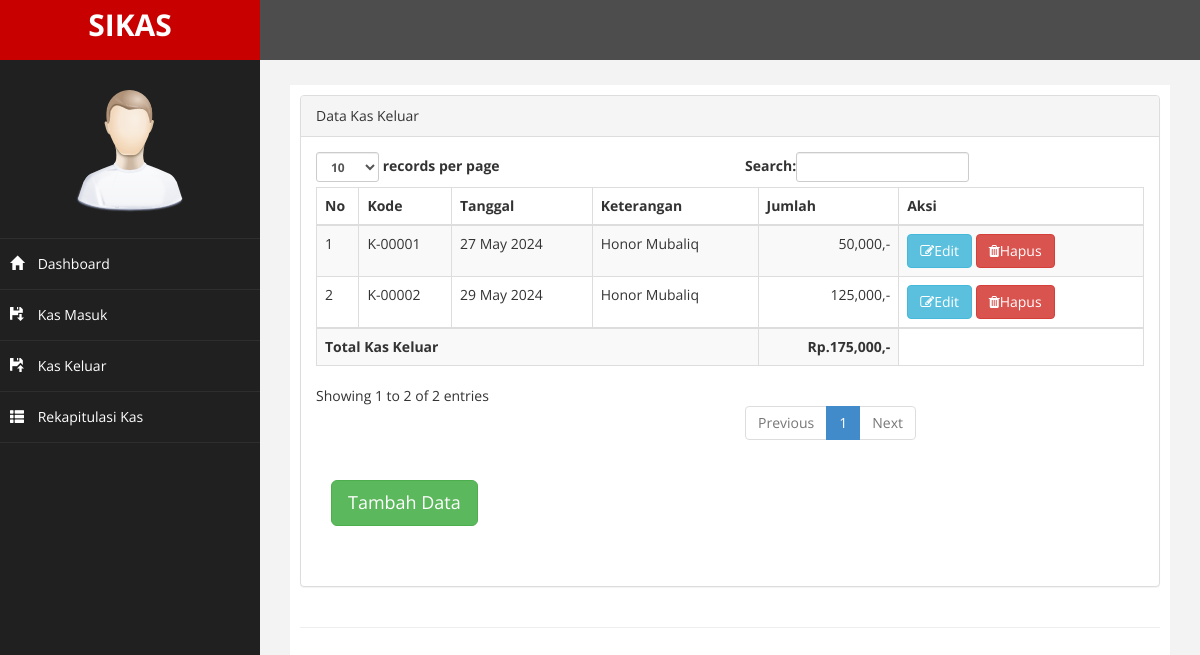
Page /index.php/keluar on the committed database.
### tables this page shows
CREATE TABLE `transaksi` (
  `kode` varchar(7) NOT NULL,
  `keterangan` varchar(30) NOT NULL,
  `tgl` date NOT NULL,
  `jumlah` int(10) NOT NULL,
  `jenis` varchar(20) NOT NULL,
  `keluar` int(20) NOT NULL
);

### application/controllers/Keluar.php (called while the page is built, shortened)
<?php
class Keluar extends CI_Controller {
	public function __construct()
	{
		$this->load->model('Keluar_m','Keluar');
	}
	public function index()
	{
		$query = $this->Keluar->get();
		$data = array(
			'header' => 'Data Kas Keluar',
			'no'	 => 1,
			'total'  => 0,
		);
		$data['keluar'] = $query->result();
		$this->load->view('_header', $data);
		$this->load->view('keluar', $data);
		$this->load->view('_footer');
	}
}

### index.php (called while the page is built, shortened)
<?php
require_once BASEPATH.'core/CodeIgniter.php';

### application/models/Keluar_m.php (called while the page is built, shortened)
<?php
class Keluar_m extends CI_Model
{
	public function get($id = 'Keluar')
	{
		$this->db->select('*');
		$this->db->from('transaksi');
		$this->db->where('jenis',$id);
		$query = $this->db->get();
		return $query;
	}
}
 ?>

### application/views/keluar.php (the view, shortened to what this page needs)
<div class="row">
                <div class="col-md-12">
                    <div class="panel panel-default">
                        <div class="panel-heading">
                             <?= $header; ?>
                        </div>
                        <div class="panel-body">
                            <div class="table-responsive">
                                <table class="table table-striped table-bordered table-hover" id="dataTables-example">
                                    <thead>
                                        <tr>
                                            <th>No</th>
                                            <th>Kode</th>
                                            <th>Tanggal</th>
                                            <th>Keterangan</th>
                                            <th>Jumlah</th>
                                            <th>Aksi</th>
                                        </tr>
                                    </thead>
                                    <tbody>
                                    	<?php
                                    	foreach ($keluar as $m => $row) {
                                    	 ?>
                                        <tr class="odd gradeX">
                                        	<td><?= $no++; ?></td>
                                            <td><?= $row->kode; ?></td>
            								<td><?= date('d F Y', strtotime($row->tgl)); ?></td>
            								<td><?= $row->keterangan; ?></td>
            								<td align="right"><?= number_format($row->keluar).",-"; ?></td>
            								<td>
            									<a id="edit_data" data-toggle="modal" data-target="#edit" data-kode="<?= $row->kode; ?>" data-ket="<?= $row->keterangan; ?>" data-tgl="<?= $row->tgl; ?>" data-jml="<?= $row->keluar; ?>" href="#" class="btn btn-info"><i class="fa fa-edit"></i>Edit</a>
            									<a onclick="return confirm('Yakin Akan Menghapus Data Ini ??')" href="<?= site_url('keluar/del/'.$row->kode); ?>" class="btn btn-danger"><i class="fa fa-trash"></i>Hapus</a>
            								</td>
                                        </tr>
                                        <?php
                                        $total = $total+$row->keluar;
                                    	}
                                    	 ?>
                                    </tbody>
	                                    <tr>
	                                    	<td colspan="4"><strong>Total Kas Keluar</strong></td>
	                                    	<td align="right"><strong><?= "Rp." .  number_format($total).",-"; ?></strong></td>
	                                    </tr>
                                </table>
                            </div>
                        <div class="panel-body">
                            <button class="btn btn-success btn-lg" data-toggle="modal" data-target="#myModal">
                              Tambah Data
                            </button>
                        </div>
                      <div class="panel-body">
                        </div>
                        </div>
                    </div>
                </div>
            </div>

### assets/css/custom.css (style rules this page uses)
body { font-family: 'Open Sans', sans-serif; }

### rows in the picture
transaksi: kode "K-00001", tgl "27 May 2024", keterangan "Honor Mubaliq", keluar "50,000"
transaksi: kode "K-00002", tgl "29 May 2024", keterangan "Honor Mubaliq", keluar "125,000"

### other values in the picture
$header "Data Kas Keluar"
$total "175,000"
